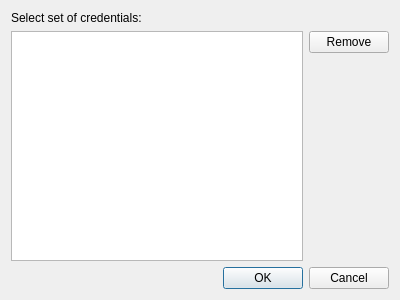
<?xml version="1.0" encoding="UTF-8"?>
<ui version="4.0">
 <class>Meerkat::SelectPasswordDialog</class>
 <widget class="QDialog" name="Meerkat::SelectPasswordDialog">
  <property name="geometry">
   <rect>
    <x>0</x>
    <y>0</y>
    <width>400</width>
    <height>300</height>
   </rect>
  </property>
  <property name="windowTitle">
   <string>Select Password</string>
  </property>
  <layout class="QVBoxLayout" name="verticalLayout">
   <item>
    <widget class="QLabel" name="label">
     <property name="text">
      <string>Select set of credentials:</string>
     </property>
    </widget>
   </item>
   <item>
    <layout class="QHBoxLayout" name="passwordsLayout">
     <item>
      <widget class="Meerkat::ItemViewWidget" name="passwordsViewWidget">
       <property name="editTriggers">
        <set>QAbstractItemView::NoEditTriggers</set>
       </property>
       <property name="sortingEnabled">
        <bool>true</bool>
       </property>
      </widget>
     </item>
     <item>
      <layout class="QVBoxLayout" name="buttonsLayout">
       <item>
        <widget class="QPushButton" name="removeButton">
         <property name="text">
          <string>Remove</string>
         </property>
        </widget>
       </item>
       <item>
        <spacer name="verticalSpacer">
         <property name="orientation">
          <enum>Qt::Vertical</enum>
         </property>
         <property name="sizeHint" stdset="0">
          <size>
           <width>20</width>
           <height>40</height>
          </size>
         </property>
        </spacer>
       </item>
      </layout>
     </item>
    </layout>
   </item>
   <item>
    <widget class="QDialogButtonBox" name="buttonBox">
     <property name="orientation">
      <enum>Qt::Horizontal</enum>
     </property>
     <property name="standardButtons">
      <set>QDialogButtonBox::Cancel|QDialogButtonBox::Ok</set>
     </property>
    </widget>
   </item>
  </layout>
 </widget>
 <customwidgets>
  <customwidget>
   <class>Meerkat::ItemViewWidget</class>
   <extends>QTreeView</extends>
   <header>src/ui/ItemViewWidget.h</header>
  </customwidget>
 </customwidgets>
 <resources/>
 <connections>
  <connection>
   <sender>buttonBox</sender>
   <signal>accepted()</signal>
   <receiver>Meerkat::SelectPasswordDialog</receiver>
   <slot>accept()</slot>
   <hints>
    <hint type="sourcelabel">
     <x>248</x>
     <y>254</y>
    </hint>
    <hint type="destinationlabel">
     <x>157</x>
     <y>274</y>
    </hint>
   </hints>
  </connection>
  <connection>
   <sender>buttonBox</sender>
   <signal>rejected()</signal>
   <receiver>Meerkat::SelectPasswordDialog</receiver>
   <slot>reject()</slot>
   <hints>
    <hint type="sourcelabel">
     <x>316</x>
     <y>260</y>
    </hint>
    <hint type="destinationlabel">
     <x>286</x>
     <y>274</y>
    </hint>
   </hints>
  </connection>
 </connections>
</ui>
